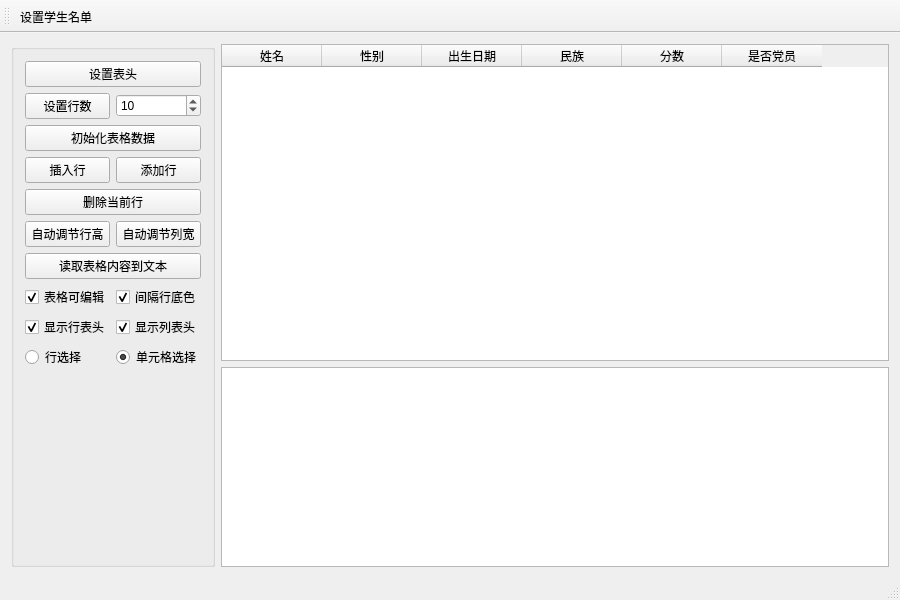
<?xml version="1.0" encoding="UTF-8"?>
<ui version="4.0">
 <class>MainWindow</class>
 <widget class="QMainWindow" name="MainWindow">
  <property name="geometry">
   <rect>
    <x>0</x>
    <y>0</y>
    <width>900</width>
    <height>600</height>
   </rect>
  </property>
  <property name="windowTitle">
   <string>QTableWidget的使用</string>
  </property>
  <widget class="QWidget" name="centralWidget">
   <layout class="QHBoxLayout" name="horizontalLayout">
    <item>
     <widget class="QGroupBox" name="groupBox">
      <property name="title">
       <string/>
      </property>
      <property name="maximumSize">
       <size>
        <width>280</width>
        <height>16777215</height>
       </size>
      </property>
      <layout class="QVBoxLayout" name="verticalLayout">
       <item>
        <widget class="QPushButton" name="btnSetHeader">
         <property name="text">
          <string>设置表头</string>
         </property>
        </widget>
       </item>
       <item>
        <layout class="QHBoxLayout" name="horizontalLayout_2">
         <item>
          <widget class="QPushButton" name="btnSetRows">
           <property name="text">
            <string>设置行数</string>
           </property>
          </widget>
         </item>
         <item>
          <widget class="QSpinBox" name="spinRowCount">
           <property name="value">
            <number>10</number>
           </property>
          </widget>
         </item>
        </layout>
       </item>
       <item>
        <widget class="QPushButton" name="btnIniData">
         <property name="text">
          <string>初始化表格数据</string>
         </property>
        </widget>
       </item>
       <item>
        <layout class="QHBoxLayout" name="horizontalLayout_3">
         <item>
          <widget class="QPushButton" name="btnInsertRow">
           <property name="text">
            <string>插入行</string>
           </property>
          </widget>
         </item>
         <item>
          <widget class="QPushButton" name="btnAppendRow">
           <property name="text">
            <string>添加行</string>
           </property>
          </widget>
         </item>
        </layout>
       </item>
       <item>
        <widget class="QPushButton" name="btnDelCurRow">
         <property name="text">
          <string>删除当前行</string>
         </property>
        </widget>
       </item>
       <item>
        <layout class="QHBoxLayout" name="horizontalLayout_4">
         <item>
          <widget class="QPushButton" name="btnAutoRowHeight">
           <property name="text">
            <string>自动调节行高</string>
           </property>
          </widget>
         </item>
         <item>
          <widget class="QPushButton" name="btnAutoColWidth">
           <property name="text">
            <string>自动调节列宽</string>
           </property>
          </widget>
         </item>
        </layout>
       </item>
       <item>
        <widget class="QPushButton" name="btnReadToEdit">
         <property name="text">
          <string>读取表格内容到文本</string>
         </property>
        </widget>
       </item>
       <item>
        <layout class="QHBoxLayout" name="horizontalLayout_5">
         <item>
          <widget class="QCheckBox" name="chkBoxTabEditable">
           <property name="text">
            <string>表格可编辑</string>
           </property>
           <property name="checked">
            <bool>true</bool>
           </property>
          </widget>
         </item>
         <item>
          <widget class="QCheckBox" name="chkBoxRowColor">
           <property name="text">
            <string>间隔行底色</string>
           </property>
           <property name="checked">
            <bool>true</bool>
           </property>
          </widget>
         </item>
        </layout>
       </item>
       <item>
        <layout class="QHBoxLayout" name="horizontalLayout_6">
         <item>
          <widget class="QCheckBox" name="chkBoxHeaderV">
           <property name="text">
            <string>显示行表头</string>
           </property>
           <property name="checked">
            <bool>true</bool>
           </property>
          </widget>
         </item>
         <item>
          <widget class="QCheckBox" name="chkBoxHeaderH">
           <property name="text">
            <string>显示列表头</string>
           </property>
           <property name="checked">
            <bool>true</bool>
           </property>
          </widget>
         </item>
        </layout>
       </item>
       <item>
        <layout class="QHBoxLayout" name="horizontalLayout_7">
         <item>
          <widget class="QRadioButton" name="rBtnSelectRow">
           <property name="text">
            <string>行选择</string>
           </property>
          </widget>
         </item>
         <item>
          <widget class="QRadioButton" name="rBtnSelectItem">
           <property name="text">
            <string>单元格选择</string>
           </property>
           <property name="checked">
            <bool>true</bool>
           </property>
          </widget>
         </item>
        </layout>
       </item>
       <item>
        <spacer name="verticalSpacer">
         <property name="orientation">
          <enum>Qt::Vertical</enum>
         </property>
         <property name="sizeHint" stdset="0">
          <size>
           <width>20</width>
           <height>40</height>
          </size>
         </property>
        </spacer>
       </item>
      </layout>
     </widget>
    </item>
    <item>
     <layout class="QVBoxLayout" name="verticalLayout_2">
      <item>
       <widget class="QTableWidget" name="tableInfo">
        <property name="editTriggers">
         <set>QAbstractItemView::DoubleClicked|QAbstractItemView::SelectedClicked</set>
        </property>
        <property name="alternatingRowColors">
         <bool>true</bool>
        </property>
        <property name="selectionBehavior">
         <enum>QAbstractItemView::SelectItems</enum>
        </property>
        <column>
         <property name="text">
          <string>姓名</string>
         </property>
        </column>
        <column>
         <property name="text">
          <string>性别</string>
         </property>
        </column>
        <column>
         <property name="text">
          <string>出生日期</string>
         </property>
        </column>
        <column>
         <property name="text">
          <string>民族</string>
         </property>
        </column>
        <column>
         <property name="text">
          <string>分数</string>
         </property>
        </column>
        <column>
         <property name="text">
          <string>是否党员</string>
         </property>
        </column>
       </widget>
      </item>
      <item>
       <widget class="QPlainTextEdit" name="textEdit">
        <property name="maximumSize">
         <size>
          <width>16777215</width>
          <height>200</height>
         </size>
        </property>
       </widget>
      </item>
     </layout>
    </item>
   </layout>
  </widget>
  <widget class="QToolBar" name="toolBar">
   <property name="windowTitle">
    <string>toolBar</string>
   </property>
   <attribute name="toolBarArea">
    <enum>TopToolBarArea</enum>
   </attribute>
   <attribute name="toolBarBreak">
    <bool>false</bool>
   </attribute>
   <addaction name="actionSetStudentList"/>
  </widget>
  <widget class="QStatusBar" name="statusBar"/>
  <action name="actionSetStudentList">
   <property name="icon">
    <iconset resource="res.qrc">
     <normaloff>:/images/icons/student.png</normaloff>:/images/icons/student.png</iconset>
   </property>
   <property name="text">
    <string>设置学生名单</string>
   </property>
   <property name="toolTip">
    <string>设置学生名单</string>
   </property>
  </action>
 </widget>
 <layoutdefault spacing="6" margin="11"/>
 <resources>
  <include location="res.qrc"/>
 </resources>
 <connections>
  <connection>
   <sender>btnSetHeader</sender>
   <signal>clicked()</signal>
   <receiver>MainWindow</receiver>
   <slot>on_btnSetHeader_clicked()</slot>
   <hints>
    <hint type="sourcelabel">
     <x>115</x>
     <y>42</y>
    </hint>
    <hint type="destinationlabel">
     <x>450</x>
     <y>286</y>
    </hint>
   </hints>
  </connection>
  <connection>
   <sender>btnIniData</sender>
   <signal>clicked()</signal>
   <receiver>MainWindow</receiver>
   <slot>on_btnIniData_clicked()</slot>
   <hints>
    <hint type="sourcelabel">
     <x>115</x>
     <y>126</y>
    </hint>
    <hint type="destinationlabel">
     <x>450</x>
     <y>286</y>
    </hint>
   </hints>
  </connection>
  <connection>
   <sender>tableInfo</sender>
   <signal>currentCellChanged(int,int,int,int)</signal>
   <receiver>MainWindow</receiver>
   <slot>on_tableInfo_currentCellChanged(int,int,int,int)</slot>
   <hints>
    <hint type="sourcelabel">
     <x>500</x>
     <y>200</y>
    </hint>
    <hint type="destinationlabel">
     <x>450</x>
     <y>286</y>
    </hint>
   </hints>
  </connection>
  <connection>
   <sender>btnInsertRow</sender>
   <signal>clicked()</signal>
   <receiver>MainWindow</receiver>
   <slot>on_btnInsertRow_clicked()</slot>
   <hints>
    <hint type="sourcelabel">
     <x>60</x>
     <y>168</y>
    </hint>
    <hint type="destinationlabel">
     <x>450</x>
     <y>286</y>
    </hint>
   </hints>
  </connection>
  <connection>
   <sender>btnAppendRow</sender>
   <signal>clicked()</signal>
   <receiver>MainWindow</receiver>
   <slot>on_btnAppendRow_clicked()</slot>
   <hints>
    <hint type="sourcelabel">
     <x>170</x>
     <y>168</y>
    </hint>
    <hint type="destinationlabel">
     <x>450</x>
     <y>286</y>
    </hint>
   </hints>
  </connection>
  <connection>
   <sender>btnDelCurRow</sender>
   <signal>clicked()</signal>
   <receiver>MainWindow</receiver>
   <slot>on_btnDelCurRow_clicked()</slot>
   <hints>
    <hint type="sourcelabel">
     <x>115</x>
     <y>210</y>
    </hint>
    <hint type="destinationlabel">
     <x>450</x>
     <y>286</y>
    </hint>
   </hints>
  </connection>
  <connection>
   <sender>btnAutoRowHeight</sender>
   <signal>clicked()</signal>
   <receiver>MainWindow</receiver>
   <slot>on_btnAutoRowHeight_clicked()</slot>
   <hints>
    <hint type="sourcelabel">
     <x>70</x>
     <y>252</y>
    </hint>
    <hint type="destinationlabel">
     <x>450</x>
     <y>286</y>
    </hint>
   </hints>
  </connection>
  <connection>
   <sender>btnAutoColWidth</sender>
   <signal>clicked()</signal>
   <receiver>MainWindow</receiver>
   <slot>on_btnAutoColWidth_clicked()</slot>
   <hints>
    <hint type="sourcelabel">
     <x>180</x>
     <y>252</y>
    </hint>
    <hint type="destinationlabel">
     <x>450</x>
     <y>286</y>
    </hint>
   </hints>
  </connection>
  <connection>
   <sender>btnReadToEdit</sender>
   <signal>clicked()</signal>
   <receiver>MainWindow</receiver>
   <slot>on_btnReadToEdit_clicked()</slot>
   <hints>
    <hint type="sourcelabel">
     <x>115</x>
     <y>294</y>
    </hint>
    <hint type="destinationlabel">
     <x>450</x>
     <y>286</y>
    </hint>
   </hints>
  </connection>
  <connection>
   <sender>chkBoxTabEditable</sender>
   <signal>clicked(bool)</signal>
   <receiver>MainWindow</receiver>
   <slot>on_chkBoxTabEditable_clicked(bool)</slot>
   <hints>
    <hint type="sourcelabel">
     <x>60</x>
     <y>336</y>
    </hint>
    <hint type="destinationlabel">
     <x>450</x>
     <y>286</y>
    </hint>
   </hints>
  </connection>
  <connection>
   <sender>chkBoxHeaderH</sender>
   <signal>clicked(bool)</signal>
   <receiver>MainWindow</receiver>
   <slot>on_chkBoxHeaderH_clicked(bool)</slot>
   <hints>
    <hint type="sourcelabel">
     <x>180</x>
     <y>378</y>
    </hint>
    <hint type="destinationlabel">
     <x>450</x>
     <y>286</y>
    </hint>
   </hints>
  </connection>
  <connection>
   <sender>chkBoxHeaderV</sender>
   <signal>clicked(bool)</signal>
   <receiver>MainWindow</receiver>
   <slot>on_chkBoxHeaderV_clicked(bool)</slot>
   <hints>
    <hint type="sourcelabel">
     <x>60</x>
     <y>378</y>
    </hint>
    <hint type="destinationlabel">
     <x>450</x>
     <y>286</y>
    </hint>
   </hints>
  </connection>
  <connection>
   <sender>chkBoxRowColor</sender>
   <signal>clicked(bool)</signal>
   <receiver>MainWindow</receiver>
   <slot>on_chkBoxRowColor_clicked(bool)</slot>
   <hints>
    <hint type="sourcelabel">
     <x>180</x>
     <y>336</y>
    </hint>
    <hint type="destinationlabel">
     <x>450</x>
     <y>286</y>
    </hint>
   </hints>
  </connection>
  <connection>
   <sender>rBtnSelectItem</sender>
   <signal>clicked()</signal>
   <receiver>MainWindow</receiver>
   <slot>on_rBtnSelectItem_clicked()</slot>
   <hints>
    <hint type="sourcelabel">
     <x>180</x>
     <y>420</y>
    </hint>
    <hint type="destinationlabel">
     <x>450</x>
     <y>286</y>
    </hint>
   </hints>
  </connection>
  <connection>
   <sender>rBtnSelectRow</sender>
   <signal>clicked()</signal>
   <receiver>MainWindow</receiver>
   <slot>on_rBtnSelectRow_clicked()</slot>
   <hints>
    <hint type="sourcelabel">
     <x>60</x>
     <y>420</y>
    </hint>
    <hint type="destinationlabel">
     <x>450</x>
     <y>286</y>
    </hint>
   </hints>
  </connection>
  <connection>
   <sender>btnSetRows</sender>
   <signal>clicked()</signal>
   <receiver>MainWindow</receiver>
   <slot>on_btnSetRows_clicked()</slot>
   <hints>
    <hint type="sourcelabel">
     <x>60</x>
     <y>84</y>
    </hint>
    <hint type="destinationlabel">
     <x>450</x>
     <y>286</y>
    </hint>
   </hints>
  </connection>
  <connection>
   <sender>actionSetStudentList</sender>
   <signal>triggered()</signal>
   <receiver>MainWindow</receiver>
   <slot>on_actionSetStudentList_triggered()</slot>
   <hints>
    <hint type="sourcelabel">
     <x>100</x>
     <y>25</y>
    </hint>
    <hint type="destinationlabel">
     <x>450</x>
     <y>286</y>
    </hint>
   </hints>
  </connection>
 </connections>
 <slots>
  <slot>on_btnSetHeader_clicked()</slot>
  <slot>on_btnIniData_clicked()</slot>
  <slot>on_tableInfo_currentCellChanged(int,int,int,int)</slot>
  <slot>on_btnInsertRow_clicked()</slot>
  <slot>on_btnAppendRow_clicked()</slot>
  <slot>on_btnDelCurRow_clicked()</slot>
  <slot>on_btnAutoRowHeight_clicked()</slot>
  <slot>on_btnAutoColWidth_clicked()</slot>
  <slot>on_btnReadToEdit_clicked()</slot>
  <slot>on_chkBoxTabEditable_clicked(bool)</slot>
  <slot>on_chkBoxHeaderH_clicked(bool)</slot>
  <slot>on_chkBoxHeaderV_clicked(bool)</slot>
  <slot>on_chkBoxRowColor_clicked(bool)</slot>
  <slot>on_rBtnSelectItem_clicked()</slot>
  <slot>on_rBtnSelectRow_clicked()</slot>
  <slot>on_actionSetStudentList_triggered()</slot>
  <slot>on_btnSetRows_clicked()</slot>
 </slots>
</ui>
